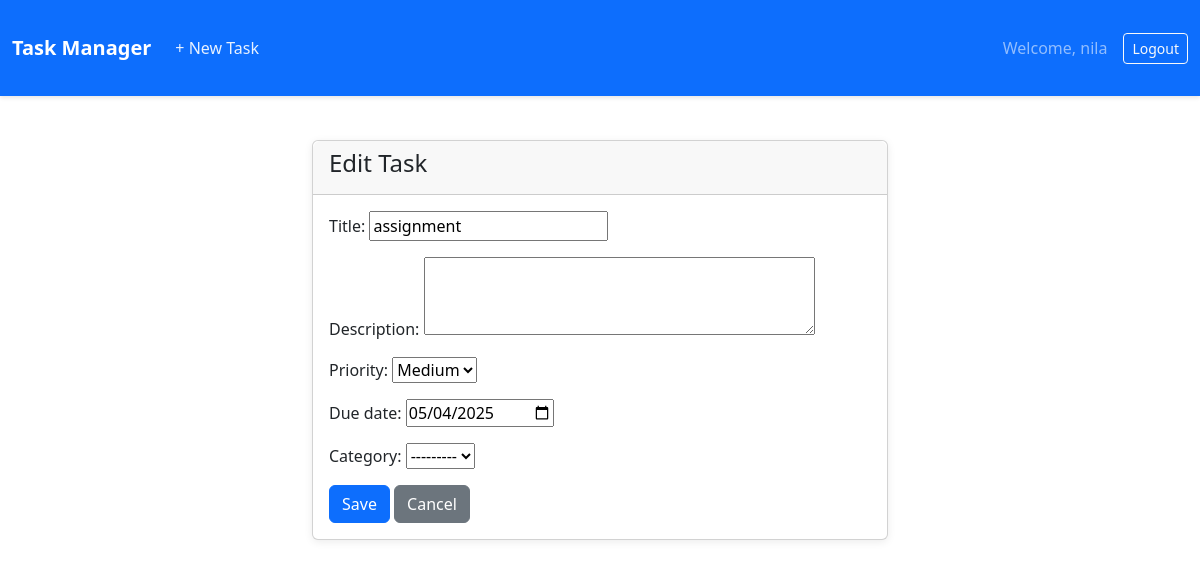
Before: /task/edit/4/ (signed in) with the older database file.
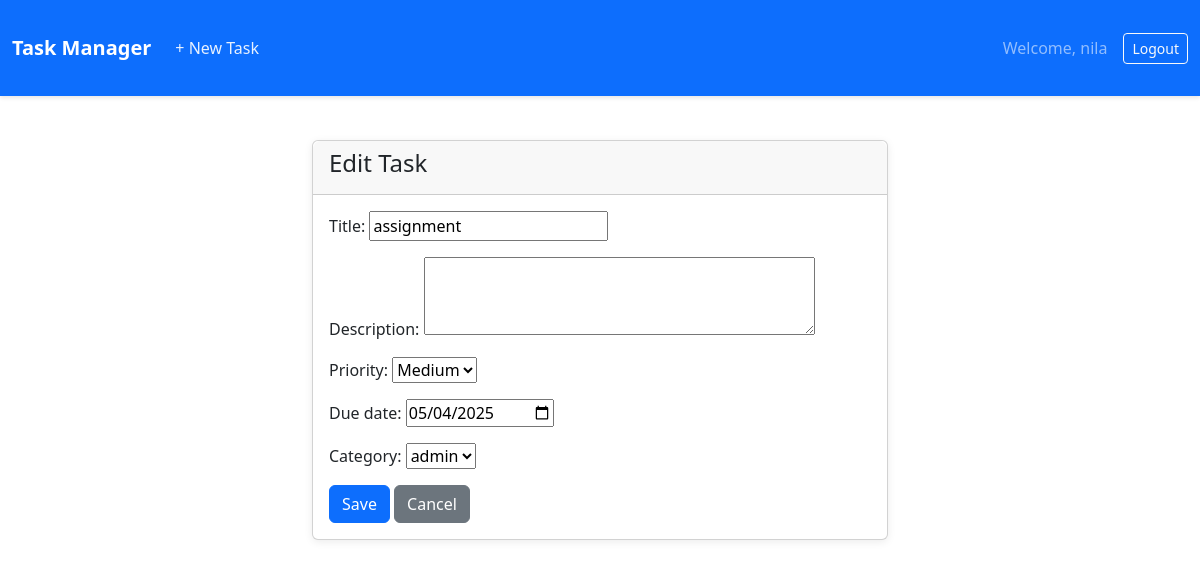
After: the same page with the newer database file.
### taskmanager/models.py (models this page shows, shortened)
class Task(models.Model):
    PRIORITY_CHOICES = (
        ('H', 'High'),
        ('M', 'Medium'),
        ('L', 'Low'),
    )
    title = models.CharField(max_length=200)
    description = models.TextField(blank=True, null=True)
    due_date = models.DateField(blank=True, null=True)
    completed = models.BooleanField(default=False)
    priority = models.CharField(max_length=1, choices=PRIORITY_CHOICES, default='M')
    category = models.ForeignKey(Category, on_delete=models.SET_NULL, blank=True, null=True)
    user = models.ForeignKey(User, on_delete=models.CASCADE)
    created_at = models.DateTimeField(auto_now_add=True)

### taskmanager/views.py (the view)
# urls.py: path('task/edit/<int:task_id>/', views.edit_task, name='edit_task'),
@login_required
def edit_task(request, task_id):
    task = get_object_or_404(Task, id=task_id, user=request.user)
    if request.method == 'POST':
        form = TaskForm(request.user, request.POST, instance=task)
        if form.is_valid():
            form.save()
            return redirect('dashboard')
    else:
        form = TaskForm(request.user, instance=task)
    return render(request, 'taskmanager/task_form.html', {'form': form})

### taskmanager/forms.py
class TaskForm(forms.ModelForm):
    class Meta:
        model = Task
        fields = ["title", "description", "priority", "due_date", "category"]
        widgets = {
            "due_date": forms.DateInput(attrs={"type": "date"}),
            "description": forms.Textarea(attrs={"rows": 3}),
        }
    def __init__(self, user, *args, **kwargs):
        super().__init__(*args, **kwargs)
        self.fields['category'].queryset = Category.objects.filter(user=user)

### taskmanager/models.py (called while the page is built)
    def __str__(self):
        return self.name

### taskmanager/templates/taskmanager/task_form.html (shortened to what this page needs)
{% extends "taskmanager/base.html" %}
{% block content %}
     <div class="row">
        <div class="col-md-6 mx-auto">
            <div class="card">
                <div class="card-header">
                    <h4>{% if form.instance.id %}Edit Task{% else %}Add New Task{% endif %}</h4>
                    </div>
                    <div class="card-body">
                        <form method="post">
                            {{ form.as_p }}
                            <button type="submit" class="btn btn-primary">Save</button>
                            <a href="{% url 'dashboard' %}" class="btn btn-secondary">Cancel</a>
                        </form>
                    </div>
                </div>
            </div>
        </div>
     {% endblock %}

Changed rows visible on the page:
changed Task "assignment": category "---------" → "admin"
